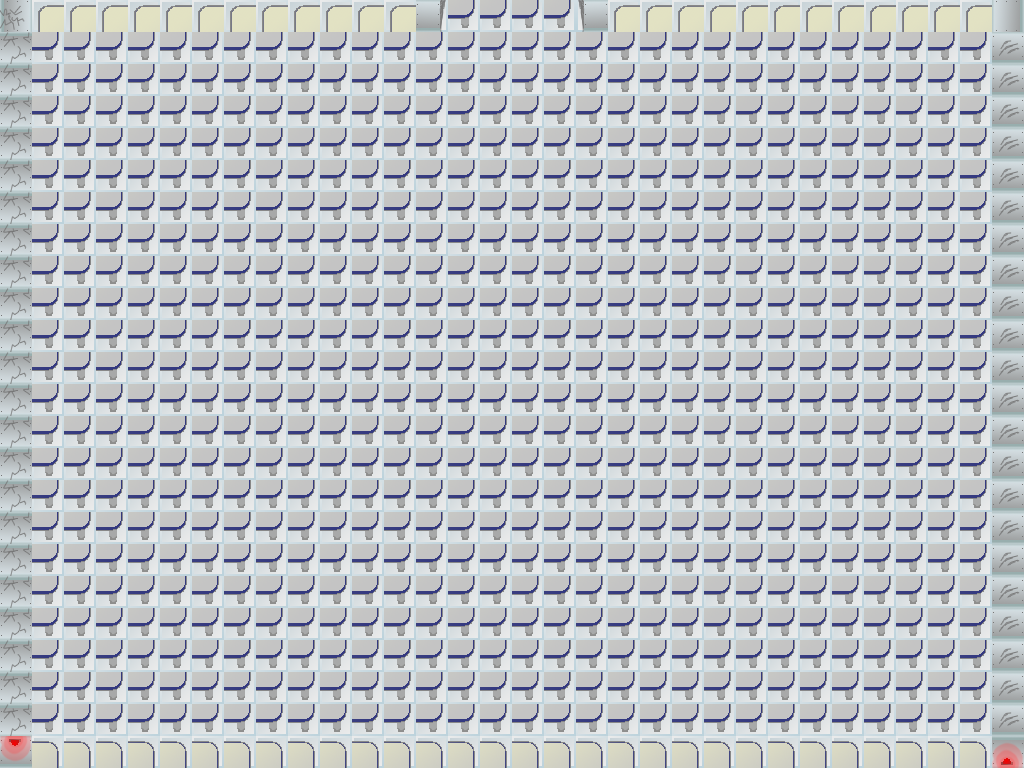

This game map was drawn from its Tiled (.tmx) file and the tilesets committed beside it. A one-line description and the trimmed map source follow:
An orthogonal 32x24 tile map with 32x32 px tiles, 1 tile layer (Tile Layer 1).

<map version="1.0" orientation="orthogonal" width="32" height="24" tilewidth="32" tileheight="32">
 <tileset firstgid="1" name="tilesheet" tilewidth="32" tileheight="32">
  <image source="tilesheet.png" trans="ff00ff" />
  <tile id="0">
   <properties>
    <property name="impassable" value="1" />
   </properties>
  </tile>
  <tile id="1">
   <properties>
    <property name="impassable" value="1" />
   </properties>
  </tile>
  <tile id="2">
   <properties>
    <property name="impassable" value="1" />
   </properties>
  </tile>
  <tile id="3">
   <properties>
    <property name="impassable" value="1" />
   </properties>
  </tile>
  <tile id="4">
   <properties>
    <property name="impassable" value="1" />
   </properties>
  </tile>
  <tile id="5">
   <properties>
    <property name="impassable" value="1" />
   </properties>
  </tile>
  <tile id="6">
   <properties>
    <property name="impassable" value="1" />
   </properties>
  </tile>
  <tile id="7">
   <properties>
    <property name="impassable" value="1" />
   </properties>
  </tile>
  <tile id="8">
   <properties>
    <property name="impassable" value="1" />
   </properties>
  </tile>
  <tile id="9">
   <properties>
    <property name="impassable" value="1" />
   </properties>
  </tile>
  <tile id="10">
   <properties>
    <property name="impassable" value="1" />
   </properties>
  </tile>
  <tile id="11">
   <properties>
    <property name="impassable" value="1" />
   </properties>
  </tile>
  <tile id="12">
   <properties>
    <property name="impassable" value="1" />
   </properties>
  </tile>
  <tile id="13">
   <properties>
    <property name="impassable" value="1" />
   </properties>
  </tile>
  <tile id="14">
   <properties>
    <property name="impassable" value="1" />
   </properties>
  </tile>
  <tile id="15">
   <properties>
    <property name="impassable" value="1" />
   </properties>
  </tile>
  <tile id="16">
   <properties>
    <property name="impassable" value="1" />
   </properties>
  </tile>
  <tile id="17">
   <properties>
    <property name="impassable" value="1" />
   </properties>
  </tile>
  <tile id="18">
   <properties>
    <property name="impassable" value="1" />
   </properties>
  </tile>
  <tile id="19">
   <properties>
    <property name="impassable" value="1" />
   </properties>
  </tile>
  <tile id="20">
   <properties>
    <property name="impassable" value="1" />
   </properties>
  </tile>
  <tile id="21">
   <properties>
    <property name="impassable" value="1" />
   </properties>
  </tile>
  <tile id="24">
   <properties>
    <property name="impassable" value="1" />
   </properties>
  </tile>
  <tile id="25">
   <properties>
    <property name="impassable" value="1" />
   </properties>
  </tile>
  <tile id="26">
   <properties>
    <property name="impassable" value="1" />
   </properties>
  </tile>
  <tile id="27">
   <properties>
    <property name="impassable" value="1" />
   </properties>
  </tile>
  <tile id="28">
   <properties>
    <property name="impassable" value="1" />
   </properties>
  </tile>
  <tile id="29">
   <properties>
    <property name="impassable" value="1" />
   </properties>
  </tile>
  <tile id="49">
   <properties>
    <property name="impassable" value="1" />
   </properties>
  </tile>
  <tile id="72">
   <properties>
    <property name="impassable" value="1" />
   </properties>
  </tile>
  <tile id="73">
   <properties>
    <property name="impassable" value="1" />
   </properties>
  </tile>
  <tile id="74">
   <properties>
    <property name="impassable" value="1" />
   </properties>
  </tile>
  <tile id="75">
   <properties>
    <property name="impassable" value="1" />
   </properties>
  </tile>
  <tile id="77">
   <properties>
    <property name="impassable" value="1" />
   </properties>
  </tile>
  <tile id="78">
   <properties>
    <property name="impassable" value="1" />
   </properties>
  </tile>
  <tile id="79">
   <properties>
    <property name="impassable" value="1" />
   </properties>
  </tile>
  <tile id="80">
   <properties>
    <property name="impassable" value="1" />
   </properties>
  </tile>
  <tile id="81">
   <properties>
    <property name="impassable" value="1" />
   </properties>
  </tile>
  <tile id="83">
   <properties>
    <property name="impassable" value="1" />
   </properties>
  </tile>
  <tile id="84">
   <properties>
    <property name="impassable" value="1" />
   </properties>
  </tile>
  <tile id="85">
   <properties>
    <property name="impassable" value="1" />
   </properties>
  </tile>
  <tile id="86">
   <properties>
    <property name="impassable" value="1" />
   </properties>
  </tile>
  <tile id="87">
   <properties>
    <property name="impassable" value="1" />
   </properties>
  </tile>
  <tile id="88">
   <properties>
    <property name="impassable" value="1" />
   </properties>
  </tile>
  <tile id="91">
   <properties>
    <property name="impassable" value="1" />
   </properties>
  </tile>
  <tile id="92">
   <properties>
    <property name="impassable" value="1" />
   </properties>
  </tile>
  <tile id="93">
   <properties>
    <property name="impassable" value="1" />
   </properties>
  </tile>
  <tile id="94">
   <properties>
    <property name="impassable" value="1" />
   </properties>
  </tile>
  <tile id="95">
   <properties>
    <property name="impassable" value="1" />
   </properties>
  </tile>
 </tileset>
 <layer name="Tile Layer 1" width="32" height="24">
  <data>[768 cells, 768 non-empty, 11 distinct tile ids]</data>
 </layer>
</map>
